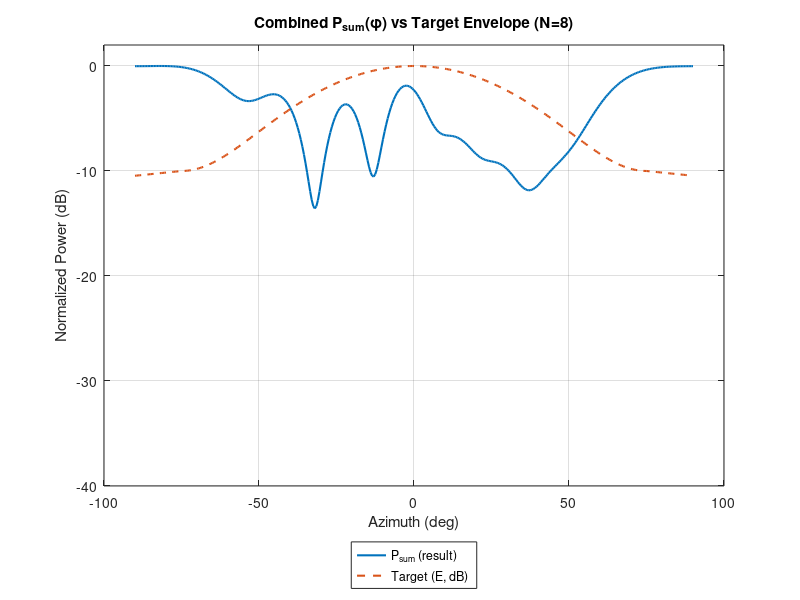
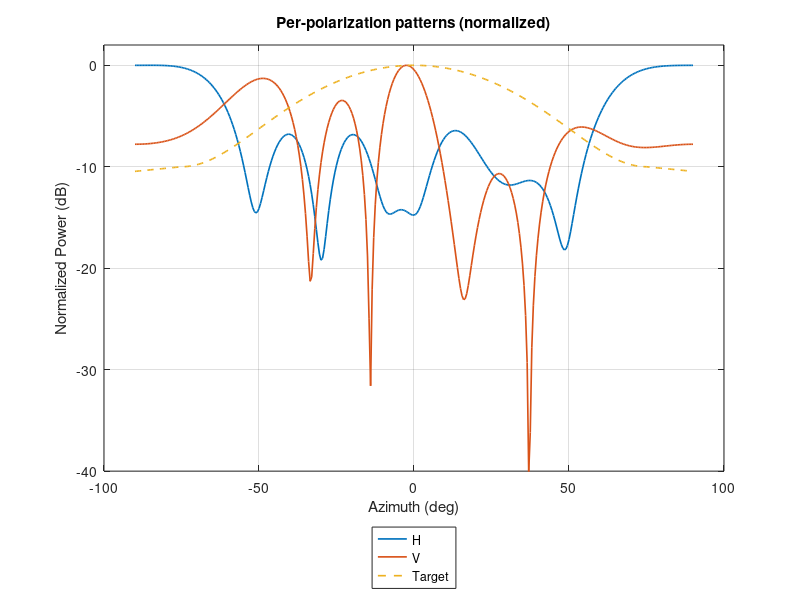
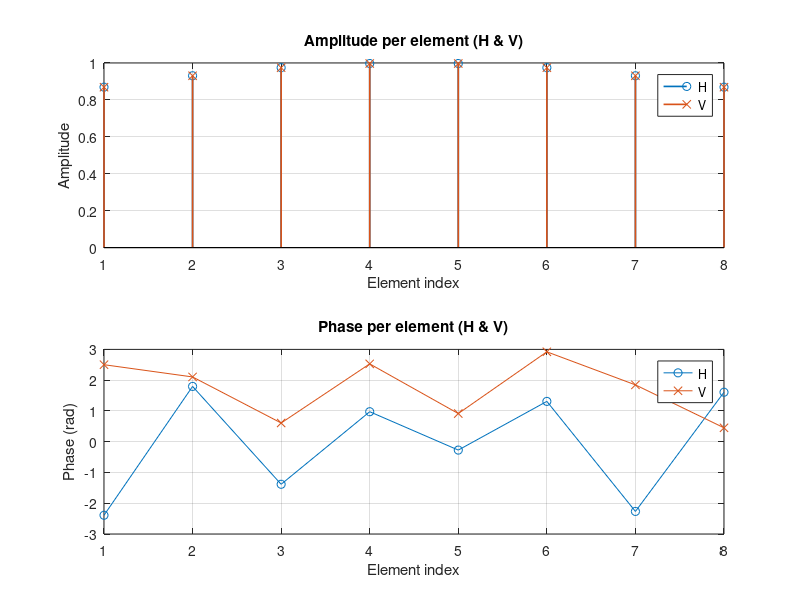

MATLAB code to generate these figures, in order:
%% dpbf_phase_only_opt.m
% Phase-only DPBF (H/V) optimization with small-amplitude taper option
% - 1D horizontal design for N = 8 antennas (per polarization)
% - Target: ±75° at -10 dB (i.e. -10 dB at phi0 = 75°)
% - Uses projected gradient descent on phase variables (w = exp(j*psi))
% - Features: adaptive step size, multiple random restarts, plotting
%
% Usage: run this script in MATLAB. It will produce figures and save results.

clearvars; close all; clc;

%% -------------------- Parameters --------------------
lambda = 1;                  % normalized wavelength
dx = 0.5 * lambda;           % spacing
N = 8;                       % number of elements in horizontal aperture
k = 2*pi / lambda;

% element positions, centered
n = (0:N-1).';
x = (n - (N-1)/2) * dx;      % N x 1

% angular grid for optimization and plots
phi_deg = -90:0.5:90;        % degrees (can change resolution)
phi = deg2rad(phi_deg);      % radians
M = numel(phi);

% Target envelope parameters
phi0_deg = 75;                           % ±phi0 is -10 dB point
phi0 = deg2rad(phi0_deg);
R = 10^(-10/20);                         % amplitude at ±phi0 (~0.31622777)

% Envelope: smooth (raised-cosine inside ±phi0, exponential outside)
alpha = 0.2;                             % outside decay rate (tunable)
E = zeros(M,1);
for i=1:M
    ph = abs(phi(i));
    if ph <= phi0
        E(i) = (1+R)/2 + (1-R)/2 * cos(pi * (ph/phi0));  % smooth from 1 -> R
    else
        E(i) = R * exp(-alpha * (ph - phi0));
    end
end
% Normalize E peak to 1 just in case
E = E / max(E);

% Steering matrix A (M x N) with A(i,n) = exp(-j k x_n sin(phi_i))
A = exp(-1j * k * ( sin(phi).' * x.' ));   % (M x N)  (note sin(phi) as column)

%% -------------------- Optimization settings --------------------
maxIter = 2000;            % max inner iterations per restart
restarts = 20;             % number of random restarts
tolJ = 1e-6;               % tolerance on objective change
mu0 = 1e-3;                % initial step size
mu_decay = 0.999;         % decay factor per iter (keeps step adaptively smaller)
use_alternating = false;   % if true: alternate H and V updates; else simultaneous
display_progress = true;   % show progress per restart

% angle weighting to emphasize main sector (optional)
w_ang = ones(M,1);
% emphasize region inside ±phi0 for fitting (e.g. weight 3 inside)
w_ang(abs(phi) <= phi0) = 3;

%% -------------------- Helper functions --------------------
% function to compute AF and residual and objective
compute_rJ = @(wH,wV) deal( A*wH, A*wV );  % will compute below in loop

%% -------------------- Multi-restart optimization --------------------
bestJ = Inf;
best_wH = [];
best_wV = [];
best_psiH = [];
best_psiV = [];

rng(0); % seed for reproducibility
for r = 1:restarts
    % initialize phases (random)
    psiH = 2*pi*rand(N,1) - pi;
    psiV = 2*pi*rand(N,1) - pi;
    wH = exp(1j * psiH);
    wV = exp(1j * psiV);

    mu = mu0;
    Jprev = Inf;

    for it = 1:maxIter
        % compute AFs and residuals
        AF_H = A * wH;              % M x 1
        AF_V = A * wV;              % M x 1

        % residual r = |AF_H|^2 + |AF_V|^2 - E^2
        r_vec = (abs(AF_H).^2 + abs(AF_V).^2) - (E.^2);
        % weighted objective
        J = sum( w_ang .* (r_vec.^2) );

        % check convergence
        if abs(Jprev - J) < tolJ
            break;
        end
        Jprev = J;

        % compute q vectors (N x 1)
        % qH = A' * ( conj(AF_H) .* (w_ang .* r_vec) )
        qH = A' * ( conj(AF_H) .* (w_ang .* r_vec) );   % N x 1
        qV = A' * ( conj(AF_V) .* (w_ang .* r_vec) );   % N x 1

        % gradients w.r.t. phases (N x 1 real)
        gH = 4 * imag( wH .* qH );   % as derived
        gV = 4 * imag( wV .* qV );

        % update phases (optionally alternate)
        if use_alternating
            % alternate updates H then V
            psiH = psiH - mu * gH;
            wH = exp(1j * psiH);
            % recompute AF_V? we keep AF_V until next iter; could recompute for more accuracy
            psiV = psiV - mu * gV;
            wV = exp(1j * psiV);
        else
            % simultaneous update
            psiH = psiH - mu * gH;
            psiV = psiV - mu * gV;
            wH = exp(1j * psiH);
            wV = exp(1j * psiV);
        end

        % adaptive step-size (decay)
        mu = mu * mu_decay;

        % optional: simple safeguard - if J grows a lot, reduce step and rollback
        if it>1 && J > 1.5 * Jprev
            % rollback and shrink mu
            psiH = psiH + mu * gH;   % rollback (add back previous step)
            psiV = psiV + mu * gV;
            wH = exp(1j * psiH);
            wV = exp(1j * psiV);
            mu = mu * 0.1;           % aggressively shrink
        end
    end % inner iterations

    if display_progress
        fprintf('Restart %2d/%d: it=%4d, J=%.6e, mu_final=%.3e\n', r, restarts, it, J, mu);
    end

    % store best
    if J < bestJ
        bestJ = J;
        best_wH = wH;
        best_wV = wV;
        best_psiH = psiH;
        best_psiV = psiV;
        best_r_vec = r_vec;
    end
end % restarts

fprintf('Best objective after %d restarts: J = %.6e\n', restarts, bestJ);

%% -------------------- Optional: apply a tiny amplitude taper --------------------
apply_taper = true;
if apply_taper
    % choose sigma_t so that power loss <= 0.5 dB (rough heuristic search)
    % a(x) = exp(-x^2/(2*sigma_t^2)); search sigma_t from large->small
    sigma_grid = linspace(0.1, 5, 200);  % in units of lambda
    orig_power = sum(abs(best_wH).^2) + sum(abs(best_wV).^2);
    chosen_sigma = sigma_grid(end);
    for s = sigma_grid
        a = exp( - (x.^2) / (2 * s^2) );
        p_after = sum( (a.^2) .* abs(best_wH).^2 ) + sum( (a.^2) .* abs(best_wV).^2 );
        loss_db = 10*log10(p_after / orig_power);
        if loss_db >= -0.5  % loss no more than 0.5 dB
            chosen_sigma = s;
            break;
        end
    end
    taper = exp( - (x.^2) / (2 * chosen_sigma^2) );
    W_H = (taper .* best_wH);   % complex weights
    W_V = (taper .* best_wV);
    fprintf('Applied Gaussian taper with sigma=%.3f lambda (loss ~ %.3f dB)\n', chosen_sigma, 10*log10((sum((taper.^2).*abs(best_wH).^2)+sum((taper.^2).*abs(best_wV).^2))/orig_power));
else
    W_H = best_wH;
    W_V = best_wV;
    taper = ones(N,1);
end

%% -------------------- Compute final patterns and plot --------------------
AF_H_final = A * W_H;   % M x 1
AF_V_final = A * W_V;
P_sum = abs(AF_H_final).^2 + abs(AF_V_final).^2;
P_sum_db = 10*log10( P_sum / max(P_sum) );

% Target in dB
E_db = 20*log10(E / max(E) + eps);

% Plot combined pattern
figure('Name','DPBF Combined Pattern','NumberTitle','off');
plot(phi_deg, P_sum_db, 'LineWidth', 1.5); hold on;
plot(phi_deg, E_db, '--','LineWidth',1.5);
grid on; xlabel('Azimuth (deg)'); ylabel('Normalized Power (dB)');
title(sprintf('Combined P_{sum}(\\phi) vs Target Envelope (N=%d)', N));
legend('P_{sum} (result)', 'Target (E, dB)', 'Location','SouthOutside');
ylim([-40 2]);

% Plot H and V individual patterns
figure('Name','Per-polarization Patterns','NumberTitle','off');
plot(phi_deg, 10*log10(abs(AF_H_final).^2 / max(abs(AF_H_final).^2)+eps), '-','LineWidth',1.2); hold on;
plot(phi_deg, 10*log10(abs(AF_V_final).^2 / max(abs(AF_V_final).^2)+eps), '-','LineWidth',1.2);
plot(phi_deg, E_db, '--','LineWidth',1.2);
grid on; xlabel('Azimuth (deg)'); ylabel('Normalized Power (dB)');
title('Per-polarization patterns (normalized)');
legend('H','V','Target','Location','SouthOutside');
ylim([-40 2]);

% Visualize amplitude taper and phases
figure('Name','Weights (amp & phase)','NumberTitle','off');
subplot(2,1,1);
stem((1:N), abs(W_H),'o-','LineWidth',1.2); hold on;
stem((1:N), abs(W_V),'x-','LineWidth',1.2);
xlabel('Element index'); ylabel('Amplitude'); title('Amplitude per element (H & V)'); grid on;
legend('H','V');
subplot(2,1,2);
plot((1:N), angle(W_H),'o-'); hold on;
plot((1:N), angle(W_V),'x-'); grid on;
xlabel('Element index'); ylabel('Phase (rad)'); title('Phase per element (H & V)');
legend('H','V');

% Print some performance metrics
% - max absolute dB error inside sector ±phi0
idx_in = abs(phi) <= phi0;
max_abs_err_db = max(abs(P_sum_db(idx_in) - E_db(idx_in)));
rmse_db = sqrt(mean((P_sum_db(idx_in) - E_db(idx_in)).^2));
fprintf('Max absolute error (dB) inside ±%.1f°: %.3f dB\n', rad2deg(phi0), max_abs_err_db);
fprintf('RMSE (dB) inside ±%.1f°: %.3f dB\n', rad2deg(phi0), rmse_db);

%% -------------------- Save results --------------------
save('dpbf_results_8elem.mat','W_H','W_V','best_psiH','best_psiV','taper','phi_deg','P_sum_db','E_db');

fprintf('Results saved to dpbf_results_8elem.mat\n');

%% End of script
